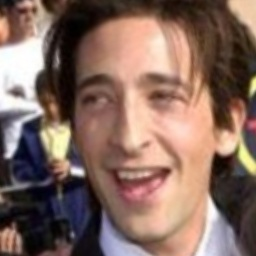
#> input picture person_0093.jpg, 256 x 256 px
$ python Tugas1.py
#> lines starting #> are read from the running program, lines starting #| are printed output that depends on the picture; after the words box and inside, x2 and y2 are one past the last pixel; in counts of white or black regions, pixels touching at a corner belong together
import cv2

# Load the cascade classifiers for face, eyes, and smile
face_cascade = cv2.CascadeClassifier('haarcascade_frontalface_default.xml')
eye_cascade = cv2.CascadeClassifier('haarcascade_eye.xml')
smile_cascade = cv2.CascadeClassifier('haarcascade_smile.xml')

# Load the image
image = cv2.imread('person_0093.jpg')
#> image is the input picture: shape (256, 256, 3); mean B, G, R 95.7, 106.3, 133.3

# Convert the image to grayscale
gray = cv2.cvtColor(image, cv2.COLOR_BGR2GRAY)
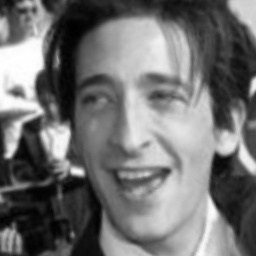
#> gray: shape (256, 256); min 0, max 255, mean 113.1

# Detect faces in the image
faces = face_cascade.detectMultiScale(gray, scaleFactor=1.1, minNeighbors=5, minSize=(30, 30))
#> faces = [[42, 27, 183, 183]]

# Define color codes for rectangles and text
face_color = (255, 0, 0)  # Blue color for face detection
eye_color = (0, 255, 0)  # Green color for eye detection
smile_color = (0, 0, 255)  # Red color for smile detection

# Draw rectangles around the faces and detect eyes and smiles
for (x, y, w, h) in faces:
    cv2.rectangle(image, (x, y), (x+w, y+h), face_color, 2)
    roi_gray = gray[y:y+h, x:x+w]
    roi_color = image[y:y+h, x:x+w]

    # Detect eyes within the face region
    eyes = eye_cascade.detectMultiScale(roi_gray)
    for (ex, ey, ew, eh) in eyes:
        cv2.rectangle(roi_color, (ex, ey), (ex+ew, ey+eh), eye_color, 2)

    # Detect smiles within the face region
    smiles = smile_cascade.detectMultiScale(roi_gray, scaleFactor=1.7, minNeighbors=20)
    for (sx, sy, sw, sh) in smiles:
        cv2.rectangle(roi_color, (sx, sy), (sx+sw, sy+sh), smile_color, 2)
#> this loop made 1 pass
#> (x, y, w, h, eyes, smiles) on pass 1: (42, 27, 183, 183, [[34, 52, 39, 39], [95, 49, 46, 46], [68, 135, 44, 44]], [[45, 118, 104, 52]])
#> pass 1, `roi_gray = gray[y:y+h, x:x+w]`:
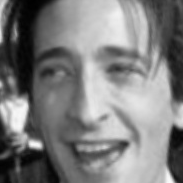
#> roi_gray: shape (183, 183); min 0, max 250, mean 125.7
#> pass 1, `roi_color = image[y:y+h, x:x+w]`:
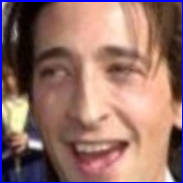
#> roi_color: shape (183, 183, 3); mean B, G, R 106.1, 113.5, 149.7
#> after the loop:
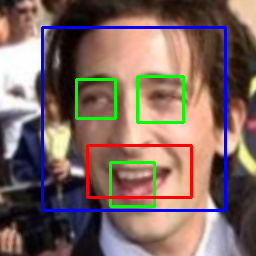
#> image: shape (256, 256, 3); 7.08% of pixels changed, all inside (x1, y1, x2, y2) = (41, 26, 227, 212)
#> after the loop:
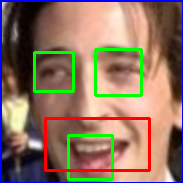
#> roi_color: shape (183, 183, 3); 7.32% of pixels changed, all inside (x1, y1, x2, y2) = (33, 48, 151, 181)

# Add text labels for each detection
cv2.putText(image, 'Face', (10, 30), cv2.FONT_HERSHEY_SIMPLEX, 1, face_color, 2)
cv2.putText(image, 'Eye', (10, 60), cv2.FONT_HERSHEY_SIMPLEX, 1, eye_color, 2)
cv2.putText(image, 'Smile', (10, 90), cv2.FONT_HERSHEY_SIMPLEX, 1, smile_color, 2)
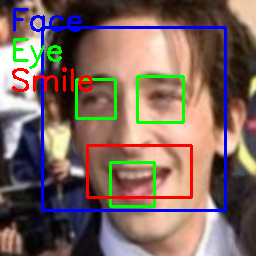
#> image: shape (256, 256, 3); mean B, G, R 96.7, 103.6, 126.6

# Display the image with detections
cv2.imshow('Image', image)
cv2.waitKey(0)
cv2.destroyAllWindows()

$ run again, with person_0085.jpg copied over person_0093.jpg
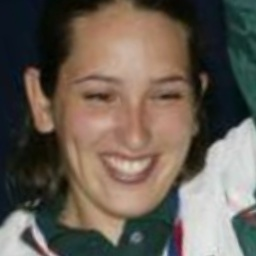
#> input picture person_0085.jpg, 256 x 256 px
#> image is the input picture: shape (256, 256, 3); mean B, G, R 84.2, 94.7, 104.7
#> faces = [[44, 29, 173, 173]]
#> the loop `for (x, y, w, h) in faces:` made 1 pass
#> (x, y, w, h, eyes, smiles) on pass 1: (44, 29, 173, 173, [[31, 44, 49, 49], [104, 48, 39, 39], [58, 118, 51, 51]], [[35, 107, 104, 52]])
#> after the loop `for (x, y, w, h) in faces:`:
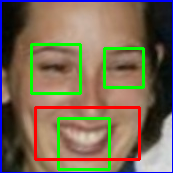
#> roi_color: shape (173, 173, 3); mean B, G, R 84.9, 105.9, 121.9
#> `cv2.putText(image, 'Smile', (10, 90), cv2.FONT_HERSHEY_SIMPLEX, 1, smi..`:
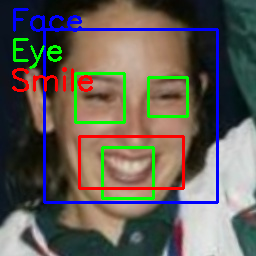
#> image: shape (256, 256, 3); mean B, G, R 86.4, 94, 100.3

$ run again, with person_0091.jpg copied over person_0093.jpg
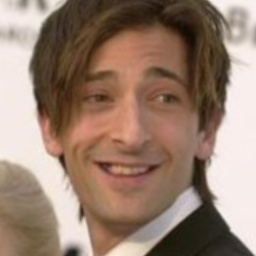
#> input picture person_0091.jpg, 256 x 256 px
#> image is the input picture: shape (256, 256, 3); mean B, G, R 111.5, 127.3, 152
#> faces = [[41, 30, 182, 182]]
#> the loop `for (x, y, w, h) in faces:` made 1 pass
#> (x, y, w, h, eyes, smiles) on pass 1: (41, 30, 182, 182, [[98, 44, 47, 47], [34, 44, 48, 48]], [[36, 111, 104, 52]])
#> after the loop `for (x, y, w, h) in faces:`:
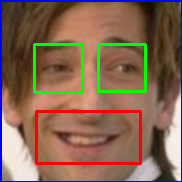
#> roi_color: shape (182, 182, 3); mean B, G, R 84.3, 103.1, 133.6
#> `cv2.putText(image, 'Smile', (10, 90), cv2.FONT_HERSHEY_SIMPLEX, 1, smi..`:
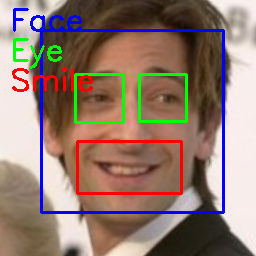
#> image: shape (256, 256, 3); mean B, G, R 113.1, 123.3, 145.8

$ run again, with person_0099.jpg copied over person_0093.jpg
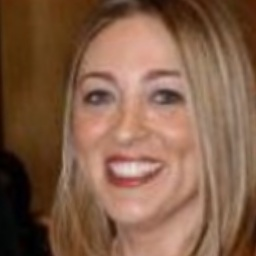
#> input picture person_0099.jpg, 256 x 256 px
#> image is the input picture: shape (256, 256, 3); mean B, G, R 72.7, 95.1, 131.2
#> faces = [[41, 28, 183, 183]]
#> the loop `for (x, y, w, h) in faces:` made 1 pass
#> (x, y, w, h, eyes, smiles) on pass 1: (41, 28, 183, 183, [[36, 49, 40, 40], [100, 44, 50, 50]], [[41, 114, 104, 52]])
#> after the loop `for (x, y, w, h) in faces:`:
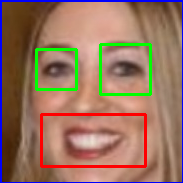
#> roi_color: shape (183, 183, 3); mean B, G, R 96.3, 115.8, 152
#> `cv2.putText(image, 'Smile', (10, 90), cv2.FONT_HERSHEY_SIMPLEX, 1, smi..`:
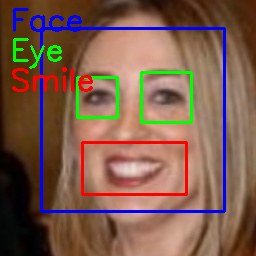
#> image: shape (256, 256, 3); mean B, G, R 76.7, 92.3, 125.5
